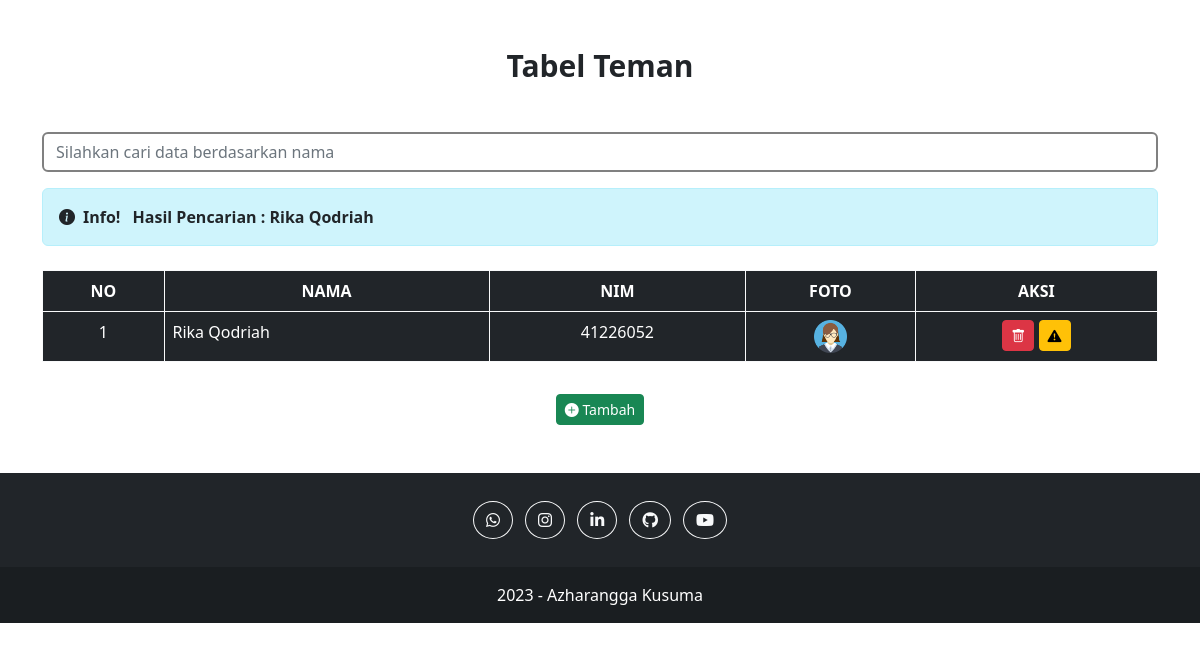
The app's page /index.php?cari=Rika Qodriah with its own data.
### tables this page shows
CREATE TABLE `tb_teman` (
  `id_teman` int(11) NOT NULL,
  `nim_teman` char(8) NOT NULL,
  `nama_teman` varchar(50) NOT NULL,
  `photo` varchar(200) NOT NULL
);

### index.php (the view, shortened to what this page needs)
<?php
    include "koneksi.php";
    $sql = "SELECT * FROM tb_teman";
    $dataTeman = mysqli_query($con, $sql);
?>
<!DOCTYPE html>
<html lang="en">
<head>
    <link rel="stylesheet" href="https://cdn.jsdelivr.net/npm/bootstrap@5.2.2/dist/css/bootstrap.min.css">
    <link rel="stylesheet" href="https://cdn.jsdelivr.net/npm/bootstrap-icons@1.5.0/font/bootstrap-icons.css">
    <link rel="stylesheet" href="styles/style.css">
</head>
<body>
    <div class="container">
        <h1 class="text-center mt-5">Tabel Teman</h1>
        <form method="get" action="#tabel" id="tabel">
            <input type="text" class="form-control mt-5" placeholder="Silahkan cari data berdasarkan nama" name="cari">
        </form>
        <table class="table table-dark table-hover table-bordered table-responsive border-light mt-4">
            <thead>
                <tr class="text-center">
                    <th>NO</th>
                    <th>NAMA</th>
                    <th>NIM</th>
                    <th>FOTO</th>
                    <th>AKSI</th>
                </tr>
            </thead>
            <?php
                $no = 1;
                if(isset($_GET['cari'])){
                    $dataTeman = mysqli_query($con, "SELECT * FROM tb_teman  WHERE nama_teman LIKE '%" . $_GET['cari'] . "%'");
                    echo "<div class='mt-3 fw-bold alert alert-info text-dark'><i class='bi-info-circle-fill'></i></i><strong class='mx-2'>Info!</strong> Hasil Pencarian : " . $_GET['cari'] . "</div>";
                }
                foreach($dataTeman as $data){
            ?>
            <tbody>
                <tr>
                    <td class="text-center"><?php echo $no++ ?></td>
                    <td><?php echo $data['nama_teman']; ?></td>
                    <td class="text-center"><?php echo $data['nim_teman']; ?></td>
                    <td class="text-center"><img width="33px" src="upload/<?php echo $data['photo']; ?>" alt=""></td>
                    <td class="text-center">
                        <a href='hapus.php?id_teman="<?php echo $data['id_teman']; ?>"' class="btn btn-danger btn-sm" data-bs-toggle="modal" data-bs-target="#exampleModal"><i class="bi bi-trash"></i></a>
                        <a href='hapus.php?id_teman="<?php echo $data['id_teman']; ?>"' class="btn btn-warning btn-sm" data-bs-toggle="modal" data-bs-target="#exampleModal"><i class="bi bi-exclamation-triangle-fill"></i></a>
                    </td>
                </tr>
            </tbody>
            <?php
                }
            ?>
        </table>
        <div class="text-center">
            <a href="tambah.php" class="btn btn-success btn-sm mt-3 mb-5"><i class="bi bi-plus-circle-fill"></i> Tambah</a>
        </div>
    </div>
    <footer class="bg-dark text-center text-white" id="kontak">
        <div class="container p-4 pb-0">
            <section class="mb-4">
                <a class="btn btn-outline-light btn-floating m-1 rounded-circle" href="https://wa.me/+62895364527280" role="button" target="_blank"><i class="fab fa-whatsapp"></i></a>
                <a class="btn btn-outline-light btn-floating m-1 rounded-circle" href="https://instagram.com/azharangga_kusuma" role="button" target="_blank"><i class="fab fa-instagram"></i></a>
                <a class="btn btn-outline-light btn-floating m-1 rounded-circle" href="https://www.linkedin.com/in/azharangga-kusuma-9a30911a0" role="button" target="_blank"><i class="fab fa-linkedin-in"></i></a>
                <a class="btn btn-outline-light btn-floating m-1 rounded-circle" href="https://www.github.com/azharanggakusuma" role="button" target="_blank"><i class="fab fa-github"></i></a>
                <a class="btn btn-outline-light btn-floating m-1 rounded-circle" href="https://youtube.com/channel/UCnKjszzhKbvQ9zqbo9kKjpg" role="button" target="_blank"><i class="fab fa-youtube"></i></a>
            </section>
        </div>
        <div class="text-center p-3" style="background-color: rgba(0, 0, 0, 0.2);">
            <?php echo date('Y'); ?> - <a class="text-white" style="text-decoration: none;" href="#">Azharangga Kusuma</a>
        </div>
    </footer>
</body>
</html>

### styles/style.css (style rules this page uses)
body { font-family: system-ui,'Open Sans', 'Poppins'; }
h1 { font-size: 30px; font-weight: bold; }
a { color: white; text-decoration: none; }
table { width: 100%; }
input[type=text] { border: 2px solid grey; }

### records on screen
tb_teman: nama_teman "Rika Qodriah", nim_teman "41226052", photo (picture)

### other values on screen
$_GET['cari'] "Rika Qodriah"
